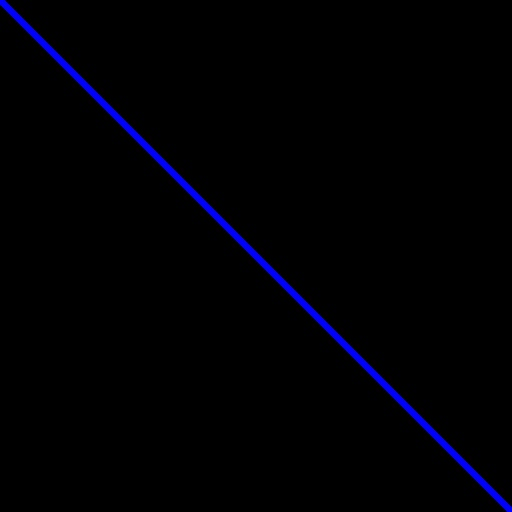
#> input picture pose_estimation/OpenCV_Tutorial/single-line.jpg, 512 x 512 px
$ python resizing_image.py
#> lines starting #> are read from the running program, lines starting #| are printed output that depends on the picture
"""this module contains a script to learn resizing of images

images can be reiszed in two different methods,

By pixel size: you can manually put the pixel size array into however
size you want it

By scale: the sizing scale can be made in a scale relative to the original
picture, you can set the X axis to half the size with fx=0.5 or the
vertical axis to half the original size with fy=0.5"""

import cv2

img = cv2.imread("single-line.jpg")
#> img is the input picture: shape (512, 512, 3); mean B, G, R 4.5, 0.1, 0.1
resized = cv2.resize(img, (300, 200))
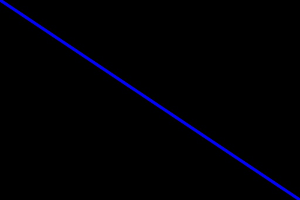
#> resized: shape (200, 300, 3); mean B, G, R 4.5, 0.1, 0.1
resized_scale = cv2.resize(img, None, fx=0.5,fy=0.5)
cv2.imshow("Original", img)
cv2.imshow("Resized Image", resized)
cv2.imshow("Resized with scale", resized_scale)
cv2.waitKey(0)
cv2.destroyAllWindows()
